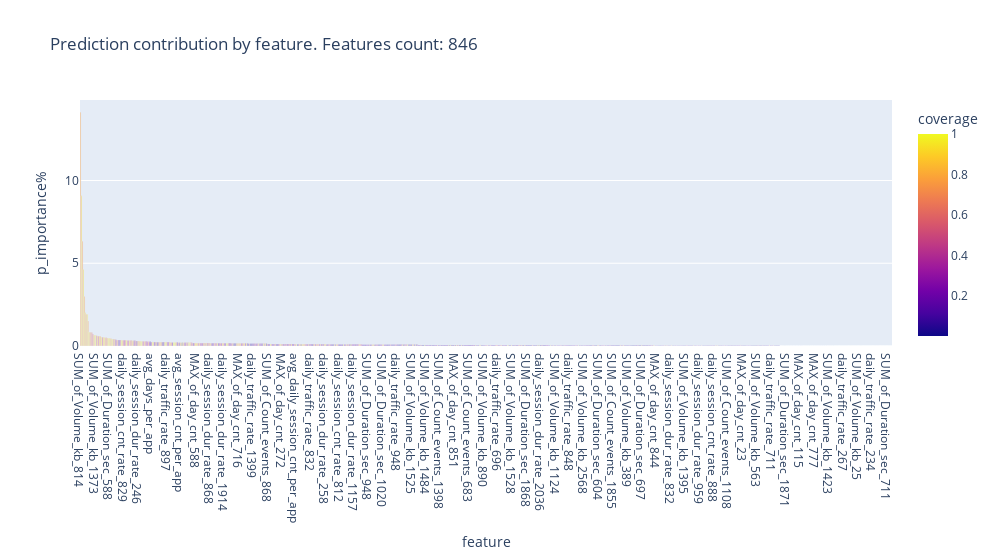
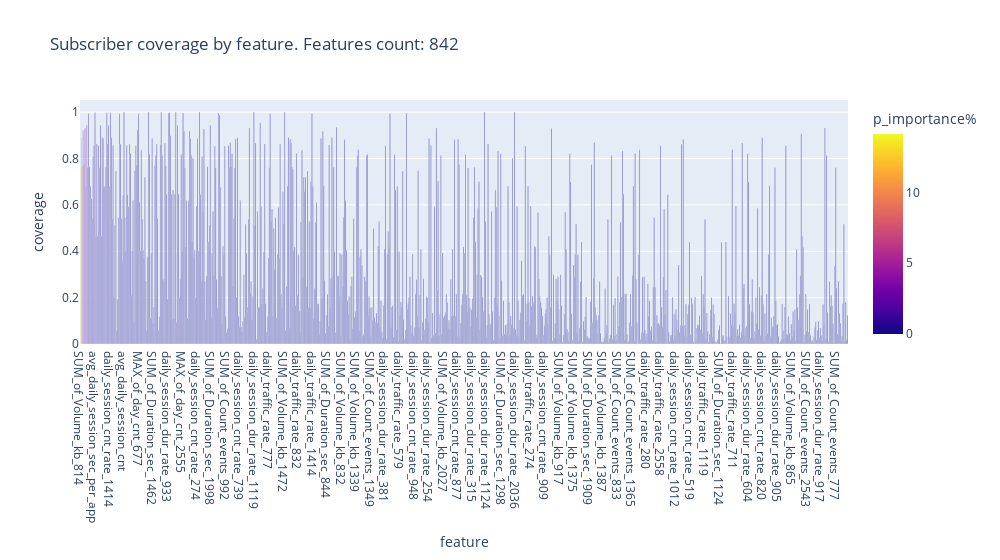

The code cell stored with these charts, in order, in its notebook:
### Code cell
def visualize_p_imp():
    df = p_imp_df[p_imp_df["mean"] > 0].sort_values(by="mean", ascending=False)

    fig = px.bar(
        df,
        x="feature",
        y="p_importance%",
        color="coverage",
        title=f"Prediction contribution by feature. Features count: {len(df)}",
        hover_data=["abon_count", "mean", "std", "importance_tree"],
        width=1000,
    )
    fig.show()

    df_coverage = df[(df["coverage"] >= 0.01) | (df["p_importance%"] >= 0.01)]

    fig = px.bar(
        df,
        x="feature",
        y="coverage",
        color="p_importance%",
        title=f"Subscriber coverage by feature. Features count: {len(df_coverage)}",
        hover_data=["abon_count", "mean", "std", "importance_tree"],
        width=1000,
    )
    fig.show()


visualize_p_imp()

### Figure 1 — Plotly figure (JSON) as saved in the notebook; plotly's stock layout.template omitted (floating-point values rounded to 4 significant figures; data arrays with more than 128 entries replaced by an {"elided": "..."} marker saying what was removed)
{"data": [{"alignmentgroup": "True", "customdata": {"elided": "846x4 float values"}, "hovertemplate": "feature=%{x}<br>p_importance%=%{y}<br>abon_count=%{customdata[0]}<br>mean=%{customdata[1]}<br>std=%{customdata[2]}<br>importance_tree=%{customdata[3]}<br>coverage=%{marker.color}<extra></extra>", "legendgroup": "", "marker": {"color": {"elided": "846 float values"}, "coloraxis": "coloraxis", "pattern": {"shape": ""}}, "name": "", "offsetgroup": "", "orientation": "v", "showlegend": false, "textposition": "auto", "type": "bar", "x": {"elided": "846 str values"}, "xaxis": "x", "y": {"elided": "846 float values"}, "yaxis": "y"}], "layout": {"barmode": "relative", "coloraxis": {"colorbar": {"title": {"text": "coverage"}}, "colorscale": [[0, "#0d0887"], [0.1111, "#46039f"], [0.2222, "#7201a8"], [0.3333, "#9c179e"], [0.4444, "#bd3786"], [0.5556, "#d8576b"], [0.6667, "#ed7953"], [0.7778, "#fb9f3a"], [0.8889, "#fdca26"], [1, "#f0f921"]]}, "legend": {"tracegroupgap": 0}, "title": {"text": "Prediction contribution by feature. Features count: 846"}, "width": 1000, "xaxis": {"anchor": "y", "domain": [0, 1], "title": {"text": "feature"}}, "yaxis": {"anchor": "x", "domain": [0, 1], "title": {"text": "p_importance%"}}}}

### Figure 2 — Plotly figure (JSON) as saved in the notebook; plotly's stock layout.template omitted (floating-point values rounded to 4 significant figures; data arrays with more than 128 entries replaced by an {"elided": "..."} marker saying what was removed)
{"data": [{"alignmentgroup": "True", "customdata": {"elided": "846x4 float values"}, "hovertemplate": "feature=%{x}<br>coverage=%{y}<br>abon_count=%{customdata[0]}<br>mean=%{customdata[1]}<br>std=%{customdata[2]}<br>importance_tree=%{customdata[3]}<br>p_importance%=%{marker.color}<extra></extra>", "legendgroup": "", "marker": {"color": {"elided": "846 float values"}, "coloraxis": "coloraxis", "pattern": {"shape": ""}}, "name": "", "offsetgroup": "", "orientation": "v", "showlegend": false, "textposition": "auto", "type": "bar", "x": {"elided": "846 str values"}, "xaxis": "x", "y": {"elided": "846 float values"}, "yaxis": "y"}], "layout": {"barmode": "relative", "coloraxis": {"colorbar": {"title": {"text": "p_importance%"}}, "colorscale": [[0, "#0d0887"], [0.1111, "#46039f"], [0.2222, "#7201a8"], [0.3333, "#9c179e"], [0.4444, "#bd3786"], [0.5556, "#d8576b"], [0.6667, "#ed7953"], [0.7778, "#fb9f3a"], [0.8889, "#fdca26"], [1, "#f0f921"]]}, "legend": {"tracegroupgap": 0}, "title": {"text": "Subscriber coverage by feature. Features count: 842"}, "width": 1000, "xaxis": {"anchor": "y", "domain": [0, 1], "title": {"text": "feature"}}, "yaxis": {"anchor": "x", "domain": [0, 1], "title": {"text": "coverage"}}}}
